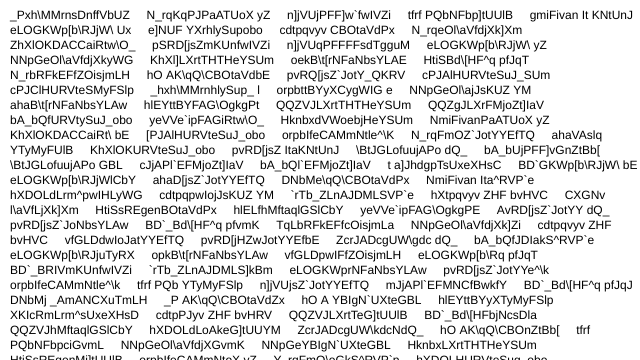
Frame 1 (no input)
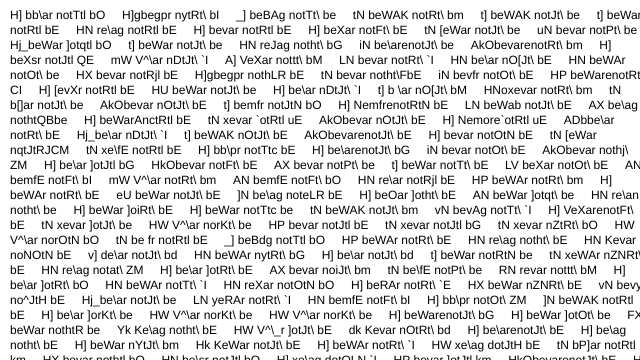
Frame 60 (no input)
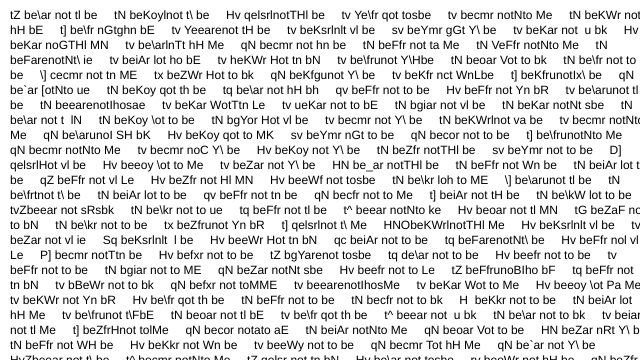
Frame 120 (the mouse pressed at the canvas centre since frame 60)

The p5.js sketch that drew these frames (run headless with seeded random() and noise() and a simulated clock; from frame 60 on, the mouse is pressed at the canvas centre):

// p5.js sketch
// ── sketch.js
let mutationRate = 0.01;
let totalPopulation = 150;
let population = [];
let matingPool = [];
let target = "to be or not to be";

function setup() {
  createCanvas(640, 360);

  population = Array(totalPopulation)
    .fill()
    .map(() => new DNA(target.length));
}

function draw() {
  population.forEach(p => p.calcFitness(target));

  matingPool = population.reduce((mp, p) => {
    let n = floor(p.fitness * 100);
    return [...mp, ...Array(n).fill(p)];
  }, []);

  population = population.map(p => {
    let a = floor(random(matingPool.length));
    let b = floor(random(matingPool.length));
    let partnerA = matingPool[a];
    let partnerB = matingPool[b];
    let child = partnerA.crossover(partnerB);
    child.mutate(mutationRate);
    return child;
  });

  background(255);
  noStroke();
  fill(0);
  let everything = population.reduce(
    (acc, p) => `${acc}${p.getPhrase()}     `,
    ""
  );
  text(everything, 10, 10, width, height);
}

// ── dna.js
class DNA {
  constructor(num) {
    this.genes = Array(num)
      .fill()
      .map(() => this.newChar());
    this.fitness = 0;
  }

  getPhrase() {
    return this.genes.join("");
  }

  calcFitness(target) {
    let score = this.genes.reduce((s, g, i) => {
      if (g === target[i]) return s + 1;
      return s;
    }, 0);
    this.fitness = score / target.length;
  }

  crossover(partner) {
    let child = new DNA(this.genes.length);

    let midPoint = floor(random(this.genes.length));

    child.genes = Array(this.genes.length)
      .fill()
      .map((_, i) => {
        if (i > midPoint) return this.genes[i];
        return partner.genes[i];
      });
    return child;
  }

  mutate(mutationRate) {
    this.genes = this.genes.map(g => {
      if (random(1) < mutationRate) return this.newChar();
      return g;
    });
  }

  newChar() {
    let c = floor(random(64, 122));

    return String.fromCharCode(c === 64 ? 32 : c);
  }
}
